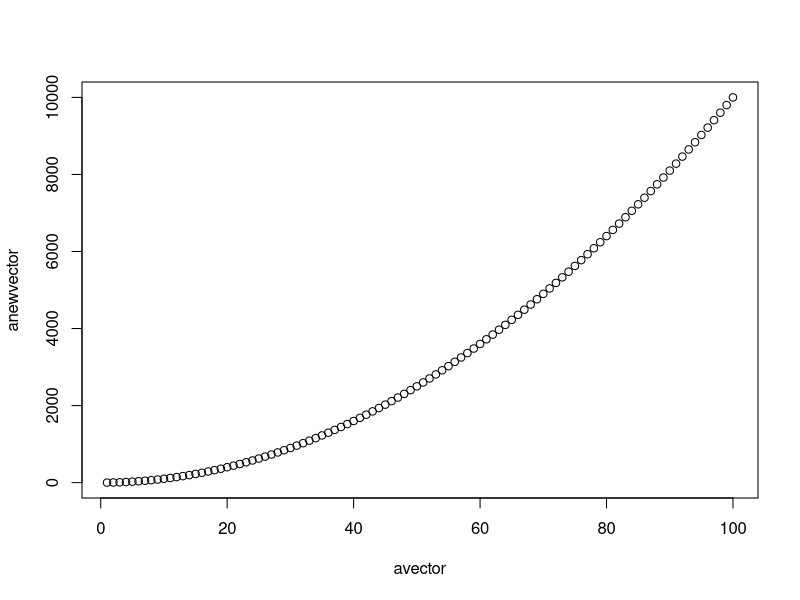
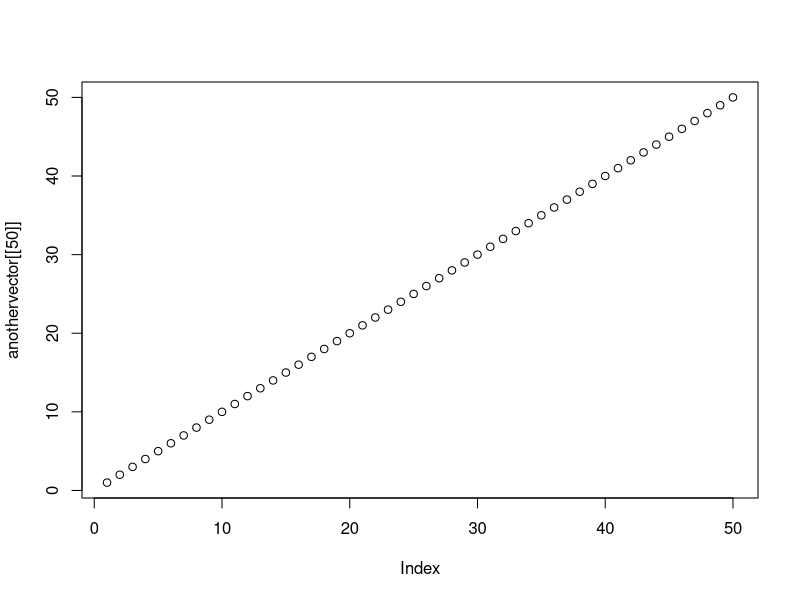
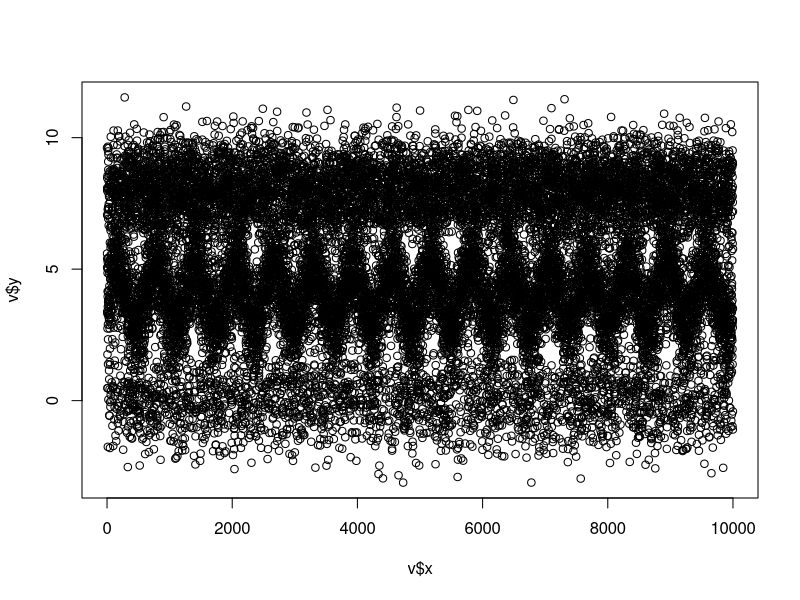
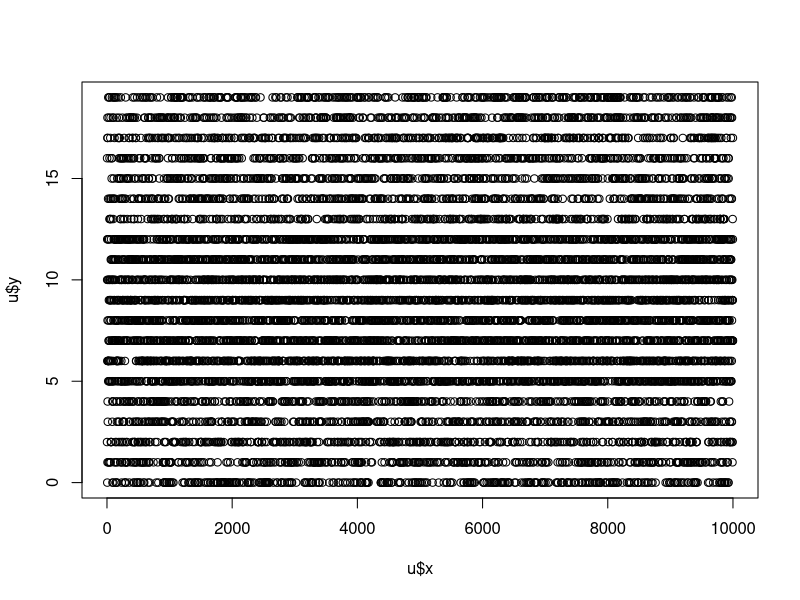
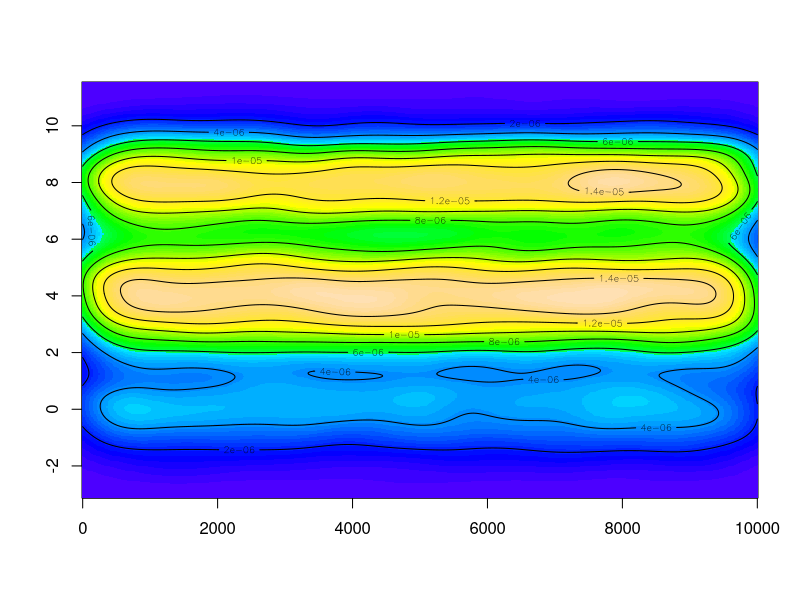
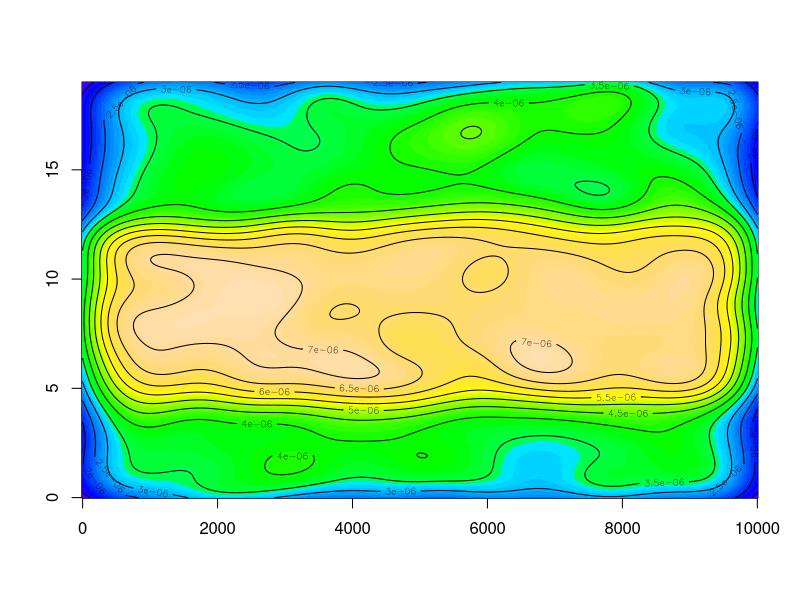
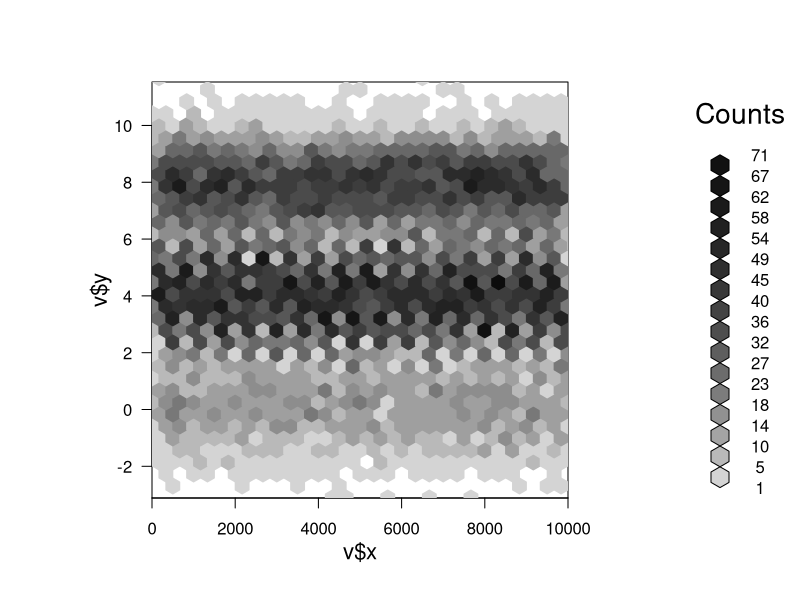
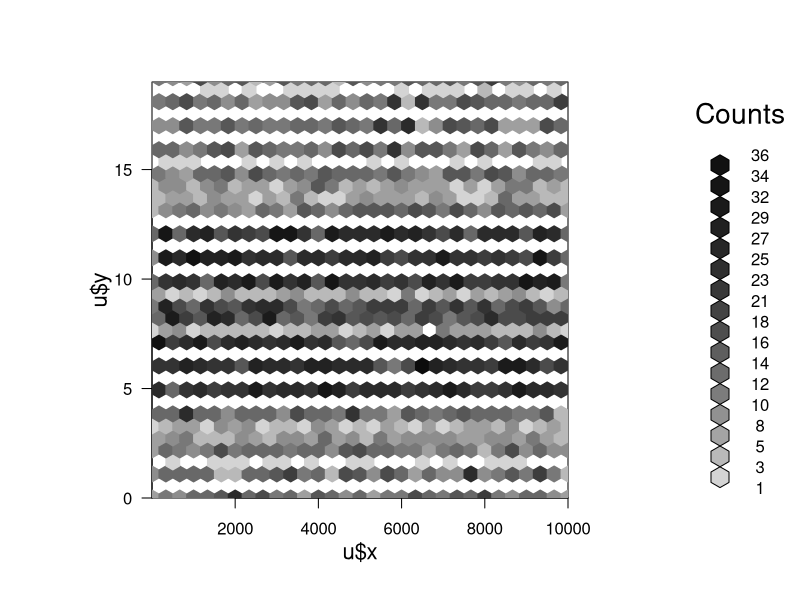

Write R code to recreate these figures, in order. (Note: this script raises an error after producing the figures.)
# R Plotting Demo Talk
# By abram hindle (abram.hindle@softwareprocess.es)
#    Department of Computing Science
#    University of Alberta
# FOR the Edmonton R User's Group!

# This talk is a live demo without slides

# For this demo you might to run these commands
# install.package("MASS")
# install.package("hexbin")
# install.package("gplots")
# install.package("ggplot2")
# install.package("corrplot")

# remedial:
avector <- c(1:100) # make a vector of 1 to 100
afunction <- function(x) { x * x } # make a function that squares
anewvector <- sapply(avector, afunction) # apply afunction to avector
# this line ^^^^ is equal to these lines
# anewvector <- c(1:100)
# for (i in 1:100) {
#     anewvector[i] <- afunction(avector[i])
# }
plot(avector,anewvector) # plot it

alistfunction <- function(x) { c(1:x) }
# return a list
anothervector <- sapply(avector, alistfunction) # apply afunction to avector
plot(anothervector[[50]]) # plot the 50th element (a list)

avector[50] # 50th element
anewvector[[50]] # 50th element in a list (often another list)
sapply(anothervector, max) # for all lists get the max value # returns a vector
lapply(anothervector, max) # for all lists get the max value # returns a list



require(MASS)

# Use case: Your data consists of points!
# So many points that they tend to overlap!
                                        
n <- 10000
v <- c()
# measurements of 10000 milliseconds
v$x <- trunc(runif(n)*n)
v$y <- c(rnorm(n/4), rnorm(3*n/4,mean=8))
v$x <- c(v$x, 1:n)
v$y <- c(v$y, (4 + sin(1:n/100) + rnorm(n)))
plot(v$x,v$y)

# example with duplicate measures
# Or grid data
u <- c()
u$x <- sample(c(1:n),n)
u$y <- c((1:(3*n/4) %% 20),(5 + (1:(n/4) %% 8)))
plot(u)

# In both cases there is too much overlap!

# But what does the data actually look like?
# What regions are we measuring?

# Density Plots
# kde2d does density plots of points
ncol <- 50 # number of colors
# topological colours, like islands
colors <- topo.colors(ncol) 
# n means 500x500 grid
d <- kde2d(v$x, v$y, n = c(500,500))
image(d,col=colors)
# add some contours to make the highpoints noticable
contour(d, add=T, nlevels=ncol/5)
# Do you see where the sinusoid is now?

# Ok let's see that on the grid data
d <- kde2d(u$x, u$y, n = c(500,500))
image(d,col=colors)
contour(d, add=T, nlevels=ncol/5)
# See the overlap between the 2 datasets?

# But that's too smooth and touchy feely. 
library(hexbin)
# Hexbin can help us make a 2D Histogram with a nice legend, plus it avoid Grids
plot(hexbin(v$x,v$y))
# the sinusoid comes out!
plot(hexbin(u$x,u$y))
# the overlap is far more apparent

# GGplot can make it look nicer
library(ggplot2)
ggplot(data.frame(v), aes(v$x,v$y)) + # aes maps
  geom_hex() + # use hex
scale_fill_continuous(low = "blue", high = "red") # choose a colour range
# we can use bins
ggplot(data.frame(u), aes(v$x,v$y)) + 
  geom_bin2d()
# now for the integers
ggplot(data.frame(u), aes(u$x,u$y)) + 
  geom_bin2d()
ggplot(data.frame(u), aes(u$x,u$y)) + 
  geom_hex()

library(gplots)
hist2d(v$x,v$y)
hist2d(u$x,u$y)

# Use case: You have multiple runs and you collect statistics on each run

# the data
nwalks <- 30
walk <- c(1:nwalks)
walk[1] <- 0
for (x in 2:nwalks)  {
  walk[x] = walk[x-1] + runif(1) - 0.5
}
walks <- lapply(walk, function(x) { rnorm(1000, mean=x,sd=abs(runif(1))) })

# right let's look at it
plot(sapply(walks,mean),col="red")
lines(sapply(walks,median),col="green")
lines(sapply(walks,mean),col="red")
# lets see how big they can be
lines(sapply(walks,max))
# or small
lines(sapply(walks,min))


# oh wait that doesn't look right..
minwalk <- min(sapply(walks,min))
maxwalk <- max(sapply(walks,max))
# ylim lets us scale the plot better
plot(sapply(walks,mean),col="red",ylim=c(minwalk,maxwalk))
lines(sapply(walks,median),col="green")
lines(sapply(walks,mean),col="red")
lines(sapply(walks,max))
lines(sapply(walks,min))

# we can run a boxplot on it
boxplot(walks)

# we can also add lines to the boxplot
lines(sapply(walks,median),col="green")
lines(sapply(walks,mean),col="red")
lines(sapply(walks,max))
lines(sapply(walks,min))

# ok that's neat enough but can we color that region between min and max?
# 1st make a plot with nothing on it
plot(c(),xlim=c(1,length(walks)),ylim=c(minwalk,maxwalk),xaxt="n",ylab="Y Values",xlab="X Version",main="A title")
# xlim is

# from the R help(par) page:
#     ‘xaxt’ A character which specifies the x axis type.  Specifying
#          ‘"n"’ suppresses plotting of the axis.  The standard value is
#          ‘"s"’: for compatibility with S values ‘"l"’ and ‘"t"’ are
#          accepted but are equivalent to ‘"s"’: any value other than
#          ‘"n"’ implies plotting.

w <- c()
w$x <- c(1:length(walks))
w$x <- c(w$x,rev(w$x)) # from left to right, turn around right to left
w$y <- c(sapply(walks,max),rev(sapply(walks,min)))
# lty=2 dashed
polygon(w$x,w$y,col="lightgrey",border="grey",lty=2)
# ok now we add a boxplot..
boxplot(walks)
# ok what happened?
help(boxplot)
# right we have to tell it to ADD
plot(c(),xlim=c(1,length(walks)),ylim=c(minwalk,maxwalk),xaxt="n",ylab="Y Values",xlab="X Version",main="A title")
polygon(w$x,w$y,col="lightgrey",border="grey",lty=2)
boxplot(walks,add=1)
# uhhhh something doesn't look right
boxplot(walks,add=1,col="white")

# With polygon you can make some nice plots
plot(walk)
polygon(1:length(walk),walk,col="lightgrey",border="grey",lty=2)
# that doesn't look right does it.
plot(walk)
polygon(c(1:length(walk),rev(1:length(walk))),c(walk,0*(1:length(walk))),col="lightgrey",border="grey",lty=2)
points(walk)

#constant
below <- 1
# what about labels?
plot(walk,xaxt="n")
# ok no x axis label
axis(below,c(1:5,10,20,30),c("One","Two","Tree","Four","Five","Ten","Twenty","Thirty"))


library(corrplot)
# flatten our walks and show a correlation
corrplot(cor(sapply(walks,function(x){x}),method="spearman"))
demo <- c()
demo$r <- rnorm(100,sd=0.001)
demo$s <- rnorm(100,sd=0.001)
demo$q <- runif(100)
demo$v <- runif(100)
corrplot(cor(data.frame(demo)))
